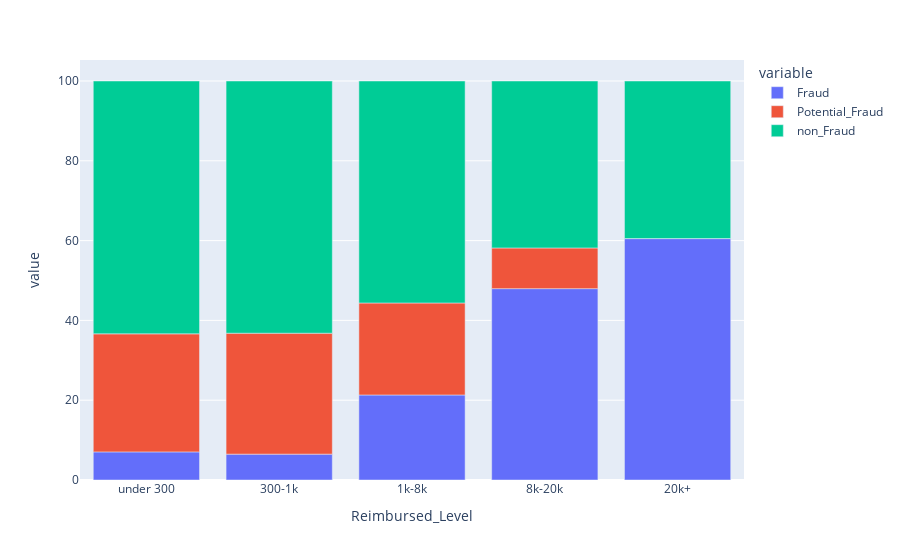

The notebook cell saved with this chart:
### Code cell
fig1.show()

### Figure 1 — Plotly figure (JSON) as saved in the notebook; plotly's stock layout.template omitted (floating-point values rounded to 4 significant figures)
{"data": [{"alignmentgroup": "True", "hovertemplate": "variable=Fraud<br>Reimbursed_Level=%{x}<br>value=%{y}<extra></extra>", "legendgroup": "Fraud", "marker": {"color": "#636efa"}, "name": "Fraud", "offsetgroup": "Fraud", "orientation": "v", "showlegend": true, "textposition": "auto", "type": "bar", "x": ["under 300", "300-1k", "1k-8k", "8k-20k", "20k+"], "xaxis": "x", "y": [7.046, 6.48, 21.31, 47.96, 60.51], "yaxis": "y"}, {"alignmentgroup": "True", "hovertemplate": "variable=Potential_Fraud<br>Reimbursed_Level=%{x}<br>value=%{y}<extra></extra>", "legendgroup": "Potential_Fraud", "marker": {"color": "#EF553B"}, "name": "Potential_Fraud", "offsetgroup": "Potential_Fraud", "orientation": "v", "showlegend": true, "textposition": "auto", "type": "bar", "x": ["under 300", "300-1k", "1k-8k", "8k-20k", "20k+"], "xaxis": "x", "y": [29.59, 30.31, 23.06, 10.2, 0], "yaxis": "y"}, {"alignmentgroup": "True", "hovertemplate": "variable=non_Fraud<br>Reimbursed_Level=%{x}<br>value=%{y}<extra></extra>", "legendgroup": "non_Fraud", "marker": {"color": "#00cc96"}, "name": "non_Fraud", "offsetgroup": "non_Fraud", "orientation": "v", "showlegend": true, "textposition": "auto", "type": "bar", "x": ["under 300", "300-1k", "1k-8k", "8k-20k", "20k+"], "xaxis": "x", "y": [63.36, 63.21, 55.63, 41.84, 39.49], "yaxis": "y"}], "layout": {"barmode": "relative", "legend": {"title": {"text": "variable"}, "tracegroupgap": 0}, "margin": {"t": 60}, "xaxis": {"anchor": "y", "domain": [0, 1], "title": {"text": "Reimbursed_Level"}}, "yaxis": {"anchor": "x", "domain": [0, 1], "title": {"text": "value"}}}}
